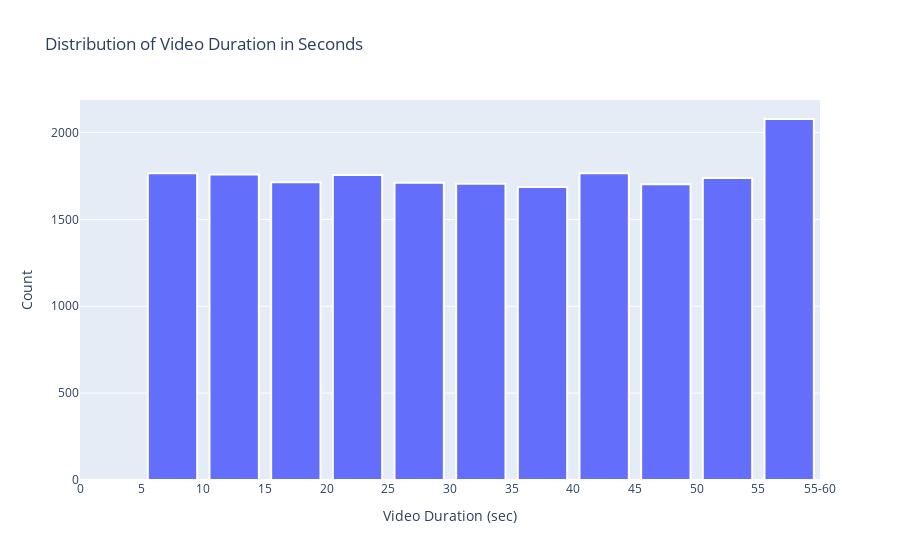

The notebook cell saved with this chart:
### Markdown cell above
Create a histogram of the values in the video_duration_sec column to further explore the distribution of this variable.

### Code cell
counts, bins = np.histogram(df.video_duration_sec, bins=range(0, 65, 5))
bins = 0.5 * (bins[:-1] + bins[1:])  # Calculate the midpoints of the bins

# Create a bar chart using Plotly
fig = px.bar(x=bins, y=counts, labels={'x':'Video Duration (sec)', 'y':'Count'}, title='Distribution of Video Duration in Seconds')
fig.update_layout(xaxis=dict(tickvals=list(range(0, 65, 5)), ticktext=list(range(0, 60, 5)) + ['55-60']))
fig.update_traces(marker_line_width=2, marker_line_color="white")
fig.show()

### Figure 1 — Plotly figure (JSON) as saved in the notebook; plotly's stock layout.template omitted (floating-point values rounded to 4 significant figures)
{"data": [{"alignmentgroup": "True", "hovertemplate": "Video Duration (sec)=%{x}<br>Count=%{y}<extra></extra>", "legendgroup": "", "marker": {"color": "#636efa", "line": {"color": "white", "width": 2}, "pattern": {"shape": ""}}, "name": "", "offsetgroup": "", "orientation": "v", "showlegend": false, "textposition": "auto", "type": "bar", "x": [2.5, 7.5, 12.5, 17.5, 22.5, 27.5, 32.5, 37.5, 42.5, 47.5, 52.5, 57.5], "xaxis": "x", "y": [0, 1766, 1759, 1714, 1755, 1711, 1706, 1686, 1766, 1702, 1739, 2078], "yaxis": "y"}], "layout": {"autosize": true, "barmode": "relative", "legend": {"tracegroupgap": 0}, "title": {"text": "Distribution of Video Duration in Seconds"}, "xaxis": {"anchor": "y", "autorange": true, "domain": [0, 1], "range": [0, 60], "ticktext": [0, 5, 10, 15, 20, 25, 30, 35, 40, 45, 50, 55, "55-60"], "tickvals": [0, 5, 10, 15, 20, 25, 30, 35, 40, 45, 50, 55, 60], "title": {"text": "Video Duration (sec)"}, "type": "linear"}, "yaxis": {"anchor": "x", "autorange": true, "domain": [0, 1], "range": [0, 2187.0], "title": {"text": "Count"}, "type": "linear"}}}
